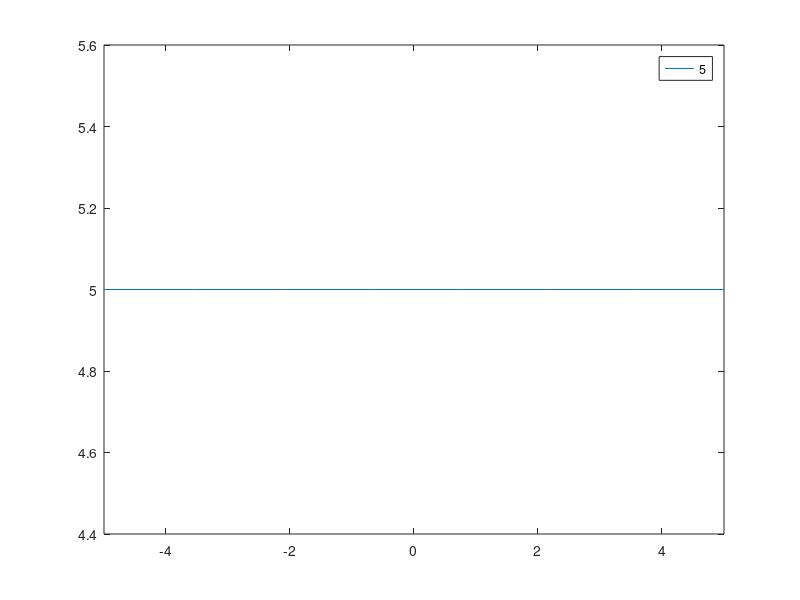

The MATLAB source for this figure:
close all;
clc;
a=input('Enter the function in the form of variable x:','s');
x0=input('Enter x0=');
x1=input('Enter x1=');
tol=input('Enter tolarance=');
itr=input('Enter number of iteration=');
f=inline(a)
p=0;
fplot(a)
for i=1:itr
    x1
    x2=(x0*f(x1)-x1*f(x0))/(f(x1)-f(x0))
    if abs(x2-x1)<tol
        p=1;
        k=i;
        break;
    else
        x0=x1;
        x1=x2;
    end
end

if p==1
    fprintf('Solution is %f at iterations %i',x2,k)
else
    fprintf('No convergent solution exist in the given number iteration')
end